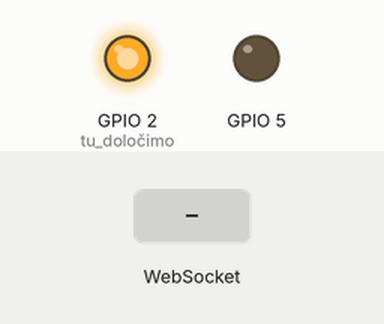
Simulated run of this program. Board: ESP32. On the bench: output pins drawn as LEDs (lit = HIGH). The test bench sets the inputs (shaded band). WiFi joins after 1.5 s; servers stay silent unless stated; what the program prints to the serial monitor is not drawn.

Above: at 2.1 s.
At 5.2 s:
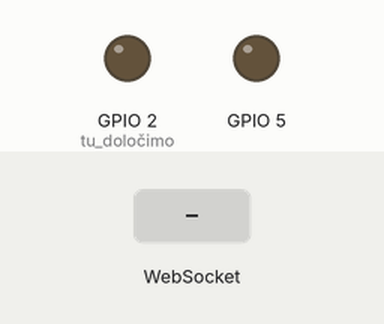
5.3 s: WebSocket text "LED" received
Timing chart, 0 to 8.3 s (numbered marks = the images above; inputs shaded):
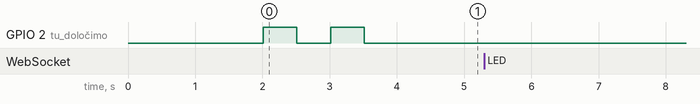

The program:

main.cpp
```cpp
#include <Arduino.h>
#include <WiFi.h>
#include <WebServer.h>
#include <WebSocketsServer.h>
#include <ArduinoJson.h>

const char* ssid = "Mojca";
const char* password = "realmadrid";

int portNumber = 8811; // preko vrat 8811 se bo esp32 povezal na node.js strežnik

// port 80 je prednastavljeni port za posredovanje HTML stran
WebServer server(80); // objekt razreda WebServer (HTTP port, 80 je prednastavljeni port oz. vrata)
                      // vrednost porta posredujemo kot argument konstruktorja

// na vratih 81 ustvarimo strežnik spletnih vtičnikov - WebSocketsServer
WebSocketsServer webSocket = WebSocketsServer(81);

void handle_root() { // če dobimo zahtevo na strežnik ("request")
  server.send(200); // strežnik klientu pošlje kot odziv, t. j. "response"
                                        // HTML0 v argumentu je spremenljivka tipa String
                                        // v njej je spravljena naša spletna stran
                                        // koda 200 predstavlja standardni odziv na uspešno HTTP zahtevo - OK
}

void handle_NotFound() { // v primeru, da ne najdemo spletne strani, npr. če vpišemo /abc
  server.send(200, "text/html", "Spletna stran ni bila najdena."); // klientu sporočimo, da zahtevane spletne strani nismo našli na našem strežniku
}


// koda ki jse izvede ob prejemu sporočila preko spletnega vtičnika 8811
void onWebSocketEvent(uint8_t num, WStype_t type, uint8_t * payload, size_t lenght){
  switch (type)
  {
    case WStype_DISCONNECTED:
    {
      Serial.printf("[%u] Klient odklopljen!\n", num);
    }
    break;

  case WStype_CONNECTED:
    {
      IPAddress ip = webSocket.remoteIP(num);
      Serial.printf("[%u] Vzpostavljena WebSocket povezava iz IP naslova ", num);
      Serial.println(ip.toString());
    }
    break;
  case WStype_TEXT:
  {
    // v tem delu prenešeni string z JSON sporočilom pretvorimo v JSON objekt
    // <256> določa kapaciteto objekta doc - StaticJsonDocument - 256 bytov
    StaticJsonDocument<256> doc;
    // deserializacija JSON dokumenta oz. sporočila
    // sporočilo bo shranjeno v spremenljivki doc
    DeserializationError error = deserializeJson(doc, payload);
    // Ali je razčlenjevanje uspešno?
    if(error){
      Serial.print(F("deserializeJson() - napaka"));
      Serial.println(error.c_str());
      return;
    }

    char tip[40]; // spremenljivka za besedo iz JSON strukture
    memset(tip, 0, 40); // izbrišemo vse vrednosti iz znakovnega niza tip
    strcpy(tip, doc["tipSporočila"]); // iz JSON strukture v spremenljivko tip kopiramo vrednost pod ključem "tipSporočila" | v našem primeru je tip="LED"

    if(strcmp(tip, "LED") == 0){ //če je tip sporočila "LED"
      int vrednost = doc["vrednost"]; // v spremenljivko vrednost zapišemo vrednost iz JSON strukture pod ključem "vrednost | v našem primeru je le-ta enaka1"
      int pin = doc["pin"]; // pin je enak 2
      if(pin == 1){
        if(vrednost == 0){
          digitalWrite(2, 0); // na pin 2 zapišemo 0 | na pin 2 je vgrajena LED dioda
        }
        else if(vrednost == 1){
          digitalWrite(2, 1); // na pin 2 zapišemo 1
        }
      }
      if(pin == 2){
        if(vrednost == 0){
          digitalWrite(5, 0); // na pin 2 zapišemo 0 | na pin 2 je vgrajena LED dioda
        }
        else if(vrednost == 1){
          digitalWrite(5, 1); // na pin 2 zapišemo 1
        }
      }
      if(pin == 12){
        if(vrednost == 0){
          digitalWrite(2, 0); // na pin 2 zapišemo 0 | na pin 2 je vgrajena LED dioda
          digitalWrite(5, 0); // na pin 2 zapišemo 0 | na pin 2 je vgrajena LED dioda
        }
        else if(vrednost == 1){
          digitalWrite(2, 1); // na pin 2 zapišemo 1
          digitalWrite(5, 1); // na pin 2 zapišemo 1
        }
      }
      if(pin == 1111){
        if(vrednost == 0){
          digitalWrite(2, 0); // na pin 2 zapišemo 0 | na pin 2 je vgrajena LED dioda
          digitalWrite(5, 0); // na pin 2 zapišemo 0 | na pin 2 je vgrajena LED dioda
        }
        else if(vrednost == 1){
          digitalWrite(2, 1); // na pin 2 zapišemo 1
          digitalWrite(5, 1); // na pin 2 zapišemo 1
        }
      }
      else // default:
      {
        Serial.println("Neprepoznana vrednost v JSON sporočili");
      }
      break;
    }; // konec if stavka, če je tip sporočila "LED"
  }
  default:
    break;
  } // konec switch stavka (po C++ standardu moramo ibvezno imeti stavek default break;)
}; //konec onWebSocketEvent


void setup() {
  pinMode(2, OUTPUT); // tu določimo, da je pin 2 izhod (vgrajena LED dioda)
  pinMode(5, OUTPUT);

  // Zagon komunikacije preko serijskih vrat oz. USB
  Serial.begin(115200);

  //Povezava z WIFI
  Serial.println("Povezovanje");
  WiFi.begin(ssid, password);
  while(WiFi.status() != WL_CONNECTED){
    delay(500);
    Serial.print(".");
  }

  // Izpišemo IP naslov
  Serial.println("Modul ESP32 je povezan !");
  Serial.print("IP naslov esp32 modula: ");
  Serial.println(WiFi.localIP());
  Serial.print("Številka port-a: ");
  Serial.println(portNumber);
  Serial.print("WiFi.macAddress: ");
  Serial.println(WiFi.macAddress());


  server.on("/", handle_root); // ko vpišemo IP naslov v brskalnik, pokličemo funkcijo handle_root, ki vrne kratko sporočilo klientu
  server.onNotFound(handle_NotFound); // v primeru, da spletne strani ni na strežniku izpišemo obvestilo, da strani ne najdemo
  server.begin(); // zagon HTTP strežnika
  Serial.print("HTTP strežnik je zagnan, vpišite IP naslov v brskalnik");

  // poženemo WebSocket strežnik in določimo "callback"
  webSocket.begin(); // zagon WebSocket strežnika
  webSocket.onEvent(onWebSocketEvent); // kadarkoli se bo dogodil določen dogodek preko spletnega vtičnika
                                       // WebSocket bomo izvedli funkcijo onWebSocketEvent, ki je definirana zgoraj

  delay(500);

  // Indikacija delovanja modula
  digitalWrite(2, 1); // na pin 2 pošljemo 1
  delay(500);
  digitalWrite(2, 0); // na pin 2 pošljemo 1
  delay(500);
  digitalWrite(2, 1); // na pin 2 pošljemo 1
  delay(500);
  digitalWrite(2, 0); // na pin 2 pošljemo 1
  delay(500);


}

void loop() {
  // put your main code here, to run repeatedly:
  // tu zapišemo kodo, ki se ponavljajoče izvaja:
  server.handleClient(); // spremlja prisotnost klientov in posluša njihove HTML zahteve ("request")

  webSocket.loop(); // poslušamo na spletnem vtičniku - WebSocket za podatke in dogodke

}
```

Measured:
- after the input at 5.3 s, every drawn part: stays the same
